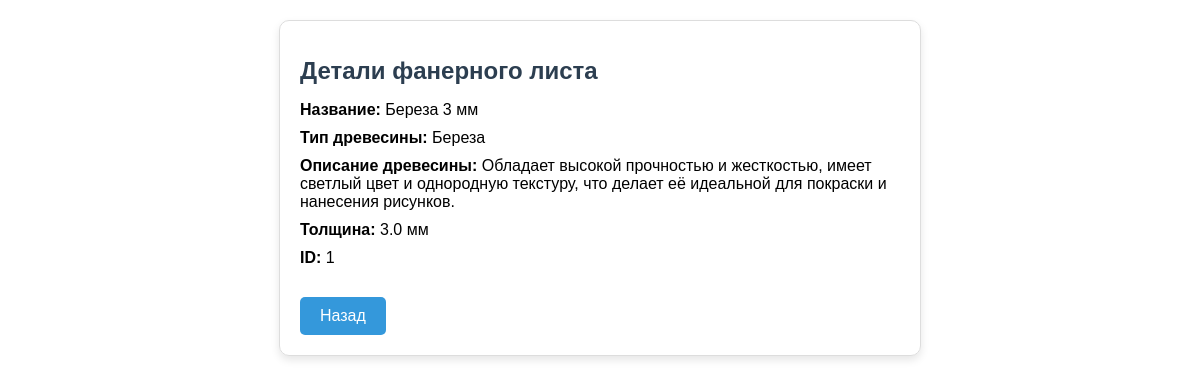
Screenshot of /plywood_sheet/1 with the database file from the repository.
### app.py (models this page shows)
class PlywoodSheet(Base):
    __tablename__ = 'plywood_sheets'
    id = Column(Integer, primary_key=True)
    wood_type_id = Column(Integer, ForeignKey('wood_types.id'), nullable=False)
    thickness = Column(Float, nullable=False)
    name = Column(String, nullable=False)
    wood_type = relationship("WoodType", backref="plywood_sheets")

class WoodType(Base):
    __tablename__ = 'wood_types'
    id = Column(Integer, primary_key=True)
    name = Column(String, nullable=False)
    description = Column(String, nullable=True)

### app.py (the view)
@app.route('/plywood_sheet/<int:sheet_id>', methods=['GET'])
def plywood_sheet_details(sheet_id):
    sheet = session.query(PlywoodSheet).filter(PlywoodSheet.id == sheet_id).first()
    if not sheet:
        return "Plywood sheet not found", 404
    return render_template('plywood_sheet_details.html', sheet=sheet)

### templates/plywood_sheet_details.html (shortened to what this page needs)
<!DOCTYPE html>
<html lang="en">
<head>
</head>
<body>
    <div class="card">
        <h1>Детали фанерного листа</h1>
        <p><strong>Название:</strong> {{ sheet.name }}</p>
        <p><strong>Тип древесины:</strong> {{ sheet.wood_type.name }}</p>
        <p><strong>Описание древесины:</strong> {{ sheet.wood_type.description or 'Нет описания' }}</p>
        <p><strong>Толщина:</strong> {{ sheet.thickness }} мм</p>
        <p><strong>ID:</strong> {{ sheet.id }}</p>
        <a href="/plywood_sheets_page" class="back-btn">Назад</a>
    </div>
</body>
</html>

### templates/plywood_sheet_details.html (style rules this page uses)
body { font-family: Arial, sans-serif; margin: 20px; }
.card { border: 1px solid #ddd; border-radius: 10px; padding: 20px; max-width: 600px; margin: auto; box-shadow: 0 4px 8px rgba(0, 0, 0, 0.1); }
h1 { font-size: 24px; color: #2c3e50; }
p { margin: 10px 0; }
.back-btn { display: inline-block; margin-top: 20px; text-decoration: none; color: white; background-color: #3498db; padding: 10px 20px; border-radius: 5px; text-align: center; }

### rows the page displays
PlywoodSheet: name "Береза 3 мм", thickness "3.0", id "1"
WoodType: wood_type.name "Береза", wood_type "Обладает высокой прочностью и жесткостью, имеет светлый цвет и однородную текстуру, что делает её идеальной для покраски и нанесения рисунков."
